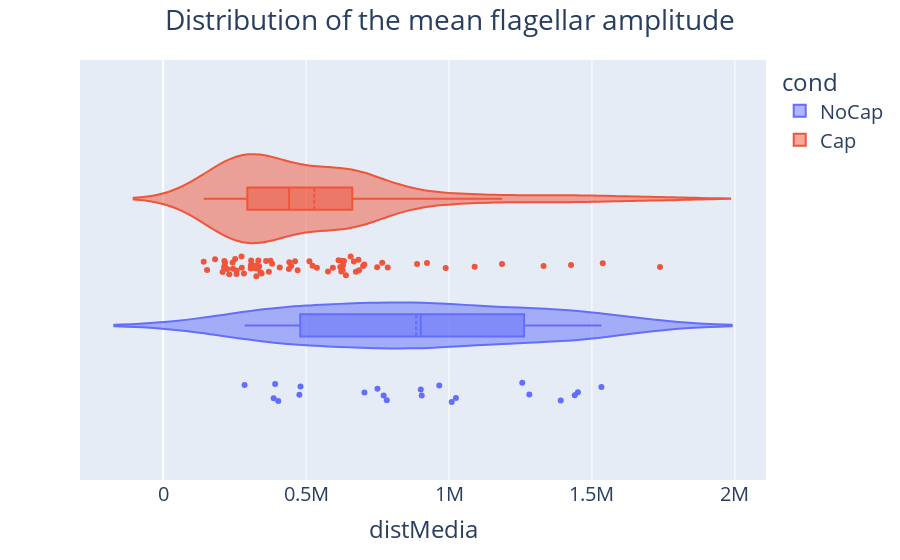

The code cell stored with this chart in its notebook:
### Code cell
fig=px.violin(dfAmpFlagelarMedia, x='distMedia', color='cond', box=True, points='all',
             category_orders={"cond":["NoCap","Cap"]})
fig.update_traces(meanline_visible=True)
fig.update_layout(title_text='Distribution of the mean flagellar amplitude', 
                  title_x=0.5,font=dict(size=20))
fig.show()

### Figure 1 — Plotly figure (JSON) as saved in the notebook; plotly's stock layout.template omitted (floating-point values rounded to 4 significant figures)
{"data": [{"alignmentgroup": "True", "box": {"visible": true}, "hovertemplate": "cond=NoCap<br>distMedia=%{x}<extra></extra>", "legendgroup": "NoCap", "marker": {"color": "#636efa"}, "meanline": {"visible": true}, "name": "NoCap", "offsetgroup": "NoCap", "orientation": "h", "points": "all", "scalegroup": "True", "showlegend": true, "type": "violin", "x": [1256000.0, 904600.0, 704100.0, 901200.0, 1440000.0, 1451000.0, 1281000.0, 1009000.0, 1533000.0, 782300.0, 391800.0, 1024000.0, 771200.0, 749600.0, 476500.0, 386600.0, 284900.0, 480500.0, 965900.0, 1391000.0, 402800.0], "x0": " ", "xaxis": "x", "y0": " ", "yaxis": "y"}, {"alignmentgroup": "True", "box": {"visible": true}, "hovertemplate": "cond=Cap<br>distMedia=%{x}<extra></extra>", "legendgroup": "Cap", "marker": {"color": "#EF553B"}, "meanline": {"visible": true}, "name": "Cap", "offsetgroup": "Cap", "orientation": "h", "points": "all", "scalegroup": "True", "showlegend": true, "type": "violin", "x": [470500.0, 224000.0, 766300.0, 326700.0, 656000.0, 685300.0, 1090000.0, 308000.0, 625000.0, 447900.0, 214200.0, 408000.0, 326000.0, 1331000.0, 1427000.0, 1738000.0, 243000.0, 213300.0, 306800.0, 619500.0, 703700.0, 208100.0, 632600.0, 1185000.0, 333000.0, 369900.0, 282500.0, 888200.0, 441300.0, 274200.0, 699500.0, 667100.0, 576800.0, 1538000.0, 381200.0, 360100.0, 537800.0, 683100.0, 623200.0, 344400.0, 748600.0, 323300.0, 785700.0, 335700.0, 461500.0, 153600.0, 275200.0, 330100.0, 988400.0, 674300.0, 923000.0, 613700.0, 306500.0, 639400.0, 251900.0, 181600.0, 522600.0, 593800.0, 340700.0, 244200.0, 231200.0, 257200.0, 375700.0, 629300.0, 256700.0, 511600.0, 141900.0, 308900.0, 216400.0, 627600.0, 215400.0, 439800.0], "x0": " ", "xaxis": "x", "y0": " ", "yaxis": "y"}], "layout": {"font": {"size": 20}, "legend": {"title": {"text": "cond"}, "tracegroupgap": 0}, "margin": {"t": 60}, "title": {"text": "Distribution of the mean flagellar amplitude", "x": 0.5}, "violinmode": "group", "xaxis": {"anchor": "y", "domain": [0, 1], "title": {"text": "distMedia"}}, "yaxis": {"anchor": "x", "domain": [0, 1]}}}
